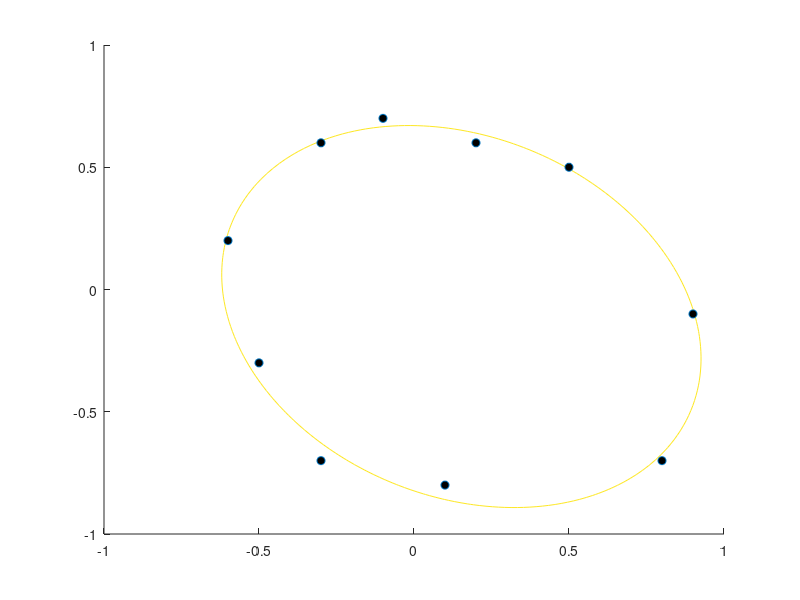

Here is the MATLAB script that generated this plot:
xs = [-0.5; -0.3; 0.1; 0.8; 0.9; 0.5; 0.2; -0.1; -0.3; -0.6];
ys = [-0.3; -0.7; -0.8; -0.7; -0.1; 0.5; 0.6; 0.7; 0.6; 0.2];

A = [xs.^2, xs.*ys, ys.^2, xs, ys];
b = ones(10,1);

x = A\b

hold on
[u, v] = meshgrid(linspace(-1,1,100), linspace(-1,1,100));
contour(u, v, x(1)*u.^2 + x(2)*u.*v + x(3)*v.^2 + x(4)*u + x(5)*v, [1 1]);
scatter(xs, ys, 'markerfacecolor', 'k');
hold off